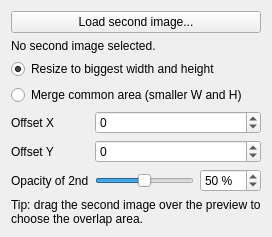
              <widget class="QWidget" name="pageMerge">
               <layout class="QVBoxLayout" name="pageMergeLayout">
                <item>
                 <widget class="QPushButton" name="mergeLoadSecondButton">
                  <property name="text">
                   <string>Load second image...</string>
                  </property>
                 </widget>
                </item>
                <item>
                 <widget class="QLabel" name="mergeSecondPathLabel">
                  <property name="text">
                   <string>No second image selected.</string>
                  </property>
                  <property name="wordWrap">
                   <bool>true</bool>
                  </property>
                 </widget>
                </item>
                <item>
                 <widget class="QRadioButton" name="mergeResizeRadio">
                  <property name="text">
                   <string>Resize to biggest width and height</string>
                  </property>
                  <property name="checked">
                   <bool>true</bool>
                  </property>
                 </widget>
                </item>
                <item>
                 <widget class="QRadioButton" name="mergeCommonAreaRadio">
                  <property name="text">
                   <string>Merge common area (smaller W and H)</string>
                  </property>
                 </widget>
                </item>
                <item>
                 <layout class="QFormLayout" name="mergeParamsLayout">
                  <item row="0" column="0">
                   <widget class="QLabel" name="lblMergeOffsetX">
                    <property name="text">
                     <string>Offset X</string>
                    </property>
                   </widget>
                  </item>
                  <item row="0" column="1">
                   <widget class="QSpinBox" name="mergeOffsetXSpin">
                    <property name="minimum">
                     <number>-20000</number>
                    </property>
                    <property name="maximum">
                     <number>20000</number>
                    </property>
                   </widget>
                  </item>
                  <item row="1" column="0">
                   <widget class="QLabel" name="lblMergeOffsetY">
                    <property name="text">
                     <string>Offset Y</string>
                    </property>
                   </widget>
                  </item>
                  <item row="1" column="1">
                   <widget class="QSpinBox" name="mergeOffsetYSpin">
                    <property name="minimum">
                     <number>-20000</number>
                    </property>
                    <property name="maximum">
                     <number>20000</number>
                    </property>
                   </widget>
                  </item>
                  <item row="2" column="0">
                   <widget class="QLabel" name="lblMergeOpacity">
                    <property name="text">
                     <string>Opacity of 2nd</string>
                    </property>
                   </widget>
                  </item>
                  <item row="2" column="1">
                   <layout class="QHBoxLayout" name="mergeOpacityLayout">
                    <item>
                     <widget class="QSlider" name="mergeOpacitySlider">
                      <property name="minimum">
                       <number>0</number>
                      </property>
                      <property name="maximum">
                       <number>100</number>
                      </property>
                      <property name="value">
                       <number>50</number>
                      </property>
                      <property name="orientation">
                       <enum>Qt::Orientation::Horizontal</enum>
                      </property>
                     </widget>
                    </item>
                    <item>
                     <widget class="QSpinBox" name="mergeOpacitySpin">
                      <property name="suffix">
                       <string> %</string>
                      </property>
                      <property name="minimum">
                       <number>0</number>
                      </property>
                      <property name="maximum">
                       <number>100</number>
                      </property>
                      <property name="value">
                       <number>50</number>
                      </property>
                     </widget>
                    </item>
                   </layout>
                  </item>
                 </layout>
                </item>
                <item>
                 <widget class="QLabel" name="mergeHintLabel">
                  <property name="text">
                   <string>Tip: drag the second image over the preview to choose the overlap area.</string>
                  </property>
                  <property name="wordWrap">
                   <bool>true</bool>
                  </property>
                 </widget>
                </item>
               </layout>
              </widget>
